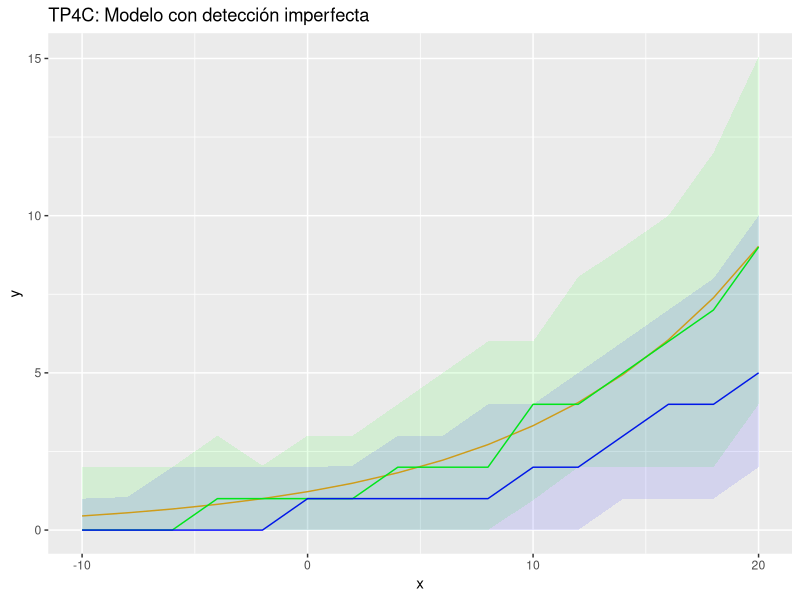

Recreate this plot in R.
## ## TP 4B: MODELO CON DETECCIÓN IMPERFECTA ## ##

# Notas ----
# - Especifica un modelo con detección imperfecta de la variable de respuesta
# - Simula datos muchas veces para representar incertidumbre
# - Codificación: UTF-8

# Entorno ----
rm(list = ls())

# Paquetes ----
library(tidyverse)

# Definiciones modelo ----
x <- seq(-10, 20, 2)
N <- length(x)
veces <- 100
a <- .2
b <- .1
p <- .6

## Generar datos ----
d_sim <- NULL
for(i_vez in 1:veces){
  ## Calcular valores
  lambda_tmp <- exp(a + b * x)
  z_tmp <- rpois(N, lambda_tmp)
  y_tmp <- rbinom(N, z_tmp, p)
  
  ## Guardar valores simulados
  d_sim <- rbind(
    d_sim,
    cbind.data.frame(
      i_vez = i_vez,
      x = x,
      lambda = lambda_tmp,
      z = z_tmp,
      y = y_tmp))
}

## Resumir datos simulados ----
rsm_d_sim <- d_sim %>%
  group_by(x) %>%
  summarise(
    lambda_mediana = median(lambda),
    z_mediana = median(z),
    z_q_05 = quantile(z, .05),
    z_q_95 = quantile(z, .95),
    y_mediana = median(y),
    y_q_05 = quantile(y, .05),
    y_q_95 = quantile(y, .95)
  )

## Visualizar datos simulados ----
ggplot(rsm_d_sim) +
  geom_line(aes(x, lambda_mediana), color = "orange") +
  geom_line(aes(x, z_mediana), color = "green") +
  geom_line(aes(x, y_mediana), color = "blue") +
  geom_ribbon(aes(x, ymin = z_q_05, ymax = z_q_95),
              fill = "green", color = NA, alpha = .1)+
  geom_ribbon(aes(x, ymin = y_q_05, ymax = y_q_95),
              fill = "blue", color = NA, alpha = .1)+
  labs(x = "x", y = "y", title = "TP4C: Modelo con detección imperfecta")
